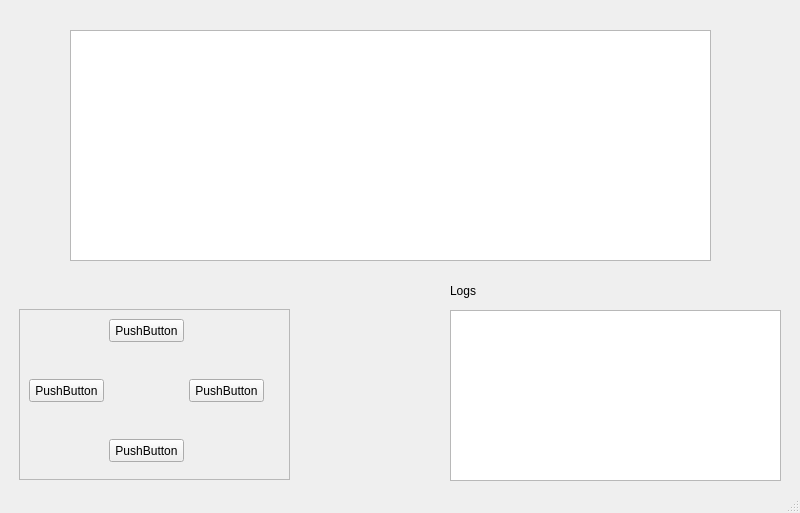
<?xml version="1.0" encoding="UTF-8"?>
<ui version="4.0">
 <class>Brainly</class>
 <widget class="QMainWindow" name="Brainly">
  <property name="geometry">
   <rect>
    <x>0</x>
    <y>0</y>
    <width>800</width>
    <height>513</height>
   </rect>
  </property>
  <property name="windowTitle">
   <string>Brainly - A Vehicle with a brain</string>
  </property>
  <widget class="QWidget" name="centralwidget">
   <widget class="QPlainTextEdit" name="plainTextEdit">
    <property name="geometry">
     <rect>
      <x>450</x>
      <y>310</y>
      <width>331</width>
      <height>171</height>
     </rect>
    </property>
   </widget>
   <widget class="QLabel" name="label">
    <property name="geometry">
     <rect>
      <x>450</x>
      <y>280</y>
      <width>61</width>
      <height>21</height>
     </rect>
    </property>
    <property name="text">
     <string>Logs</string>
    </property>
   </widget>
   <widget class="QTextEdit" name="textEdit">
    <property name="geometry">
     <rect>
      <x>70</x>
      <y>30</y>
      <width>641</width>
      <height>231</height>
     </rect>
    </property>
   </widget>
   <widget class="QFrame" name="frame">
    <property name="geometry">
     <rect>
      <x>19</x>
      <y>309</y>
      <width>271</width>
      <height>171</height>
     </rect>
    </property>
    <property name="frameShape">
     <enum>QFrame::StyledPanel</enum>
    </property>
    <property name="frameShadow">
     <enum>QFrame::Raised</enum>
    </property>
    <widget class="QPushButton" name="pushButton_4">
     <property name="geometry">
      <rect>
       <x>90</x>
       <y>130</y>
       <width>75</width>
       <height>23</height>
      </rect>
     </property>
     <property name="text">
      <string>PushButton</string>
     </property>
    </widget>
    <widget class="QPushButton" name="pushButton_2">
     <property name="geometry">
      <rect>
       <x>10</x>
       <y>70</y>
       <width>75</width>
       <height>23</height>
      </rect>
     </property>
     <property name="text">
      <string>PushButton</string>
     </property>
    </widget>
    <widget class="QPushButton" name="pushButton_3">
     <property name="geometry">
      <rect>
       <x>170</x>
       <y>70</y>
       <width>75</width>
       <height>23</height>
      </rect>
     </property>
     <property name="text">
      <string>PushButton</string>
     </property>
    </widget>
    <widget class="QPushButton" name="pushButton">
     <property name="geometry">
      <rect>
       <x>90</x>
       <y>10</y>
       <width>75</width>
       <height>23</height>
      </rect>
     </property>
     <property name="text">
      <string>PushButton</string>
     </property>
    </widget>
   </widget>
  </widget>
  <widget class="QStatusBar" name="statusbar"/>
 </widget>
 <resources/>
 <connections/>
</ui>
